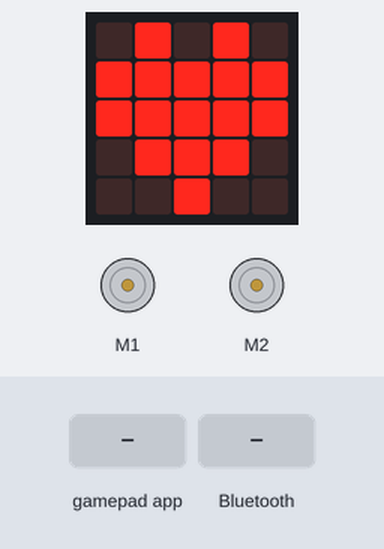
Recording of a program running on a simulated BBC micro:bit (MakeCode). On the bench: the board's 5×5 LED display, 2 × DC motor (green arrow = forward, orange = backward, longer = faster). The inputs (shaded band) are chosen by the test bench.

Above: at 1.8 s.
1.9 s: gamepad app sends A_DOWN
At 3.1 s:
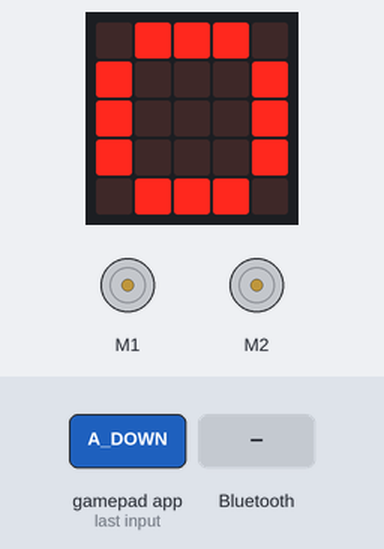
3.8 s: gamepad app sends 1_DOWN
At 4.2 s:
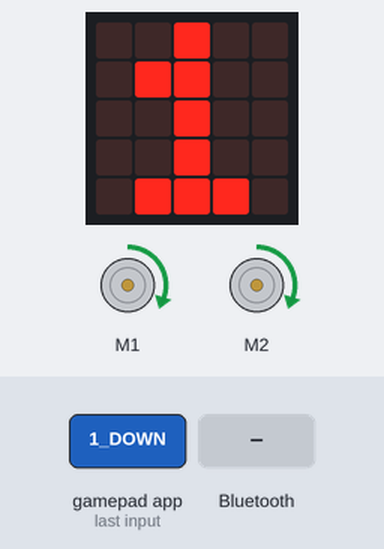
5.3 s: gamepad app sends 3_DOWN
At 6.8 s:
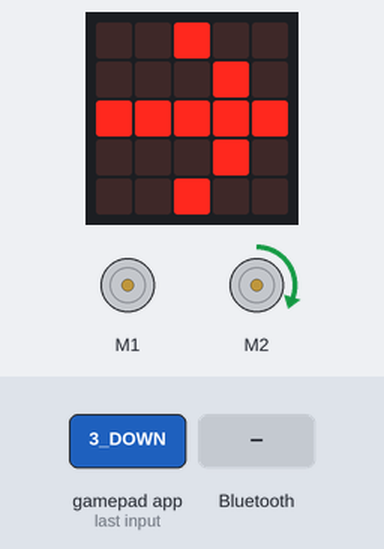
7.2 s: a phone connects over Bluetooth
At 8.0 s:
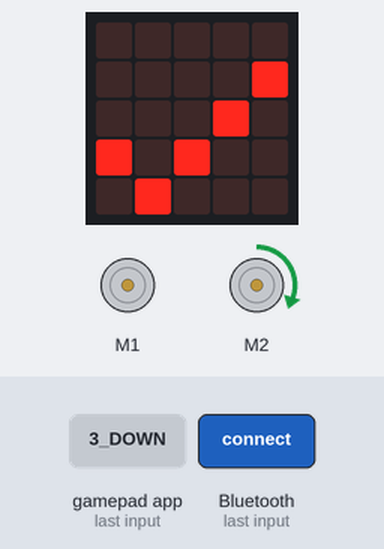
8.7 s: a phone disconnects over Bluetooth
At 9.1 s:
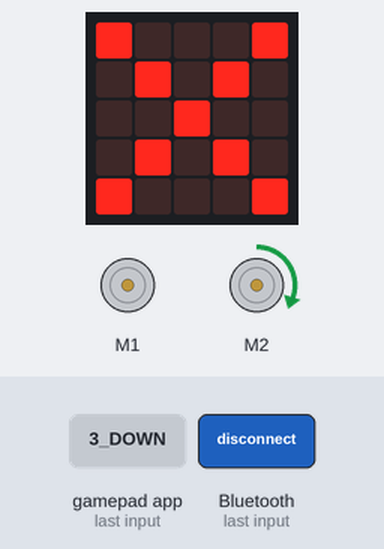
10.2 s: gamepad app sends 4_DOWN
At 10.4 s:
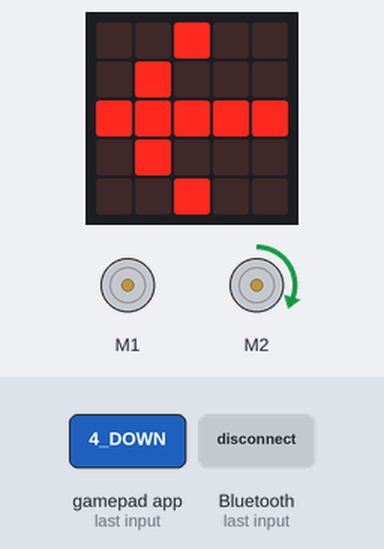
Timing chart, 0 to 13.1 s (numbered marks = the images above; inputs shaded):
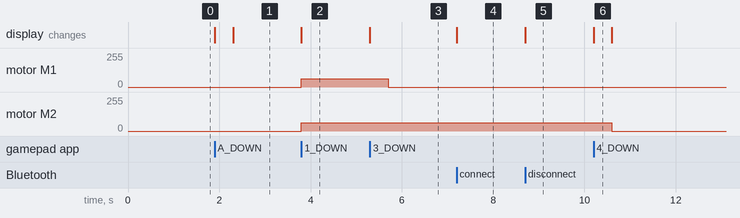

Measured:
- after the input at 1.9 s, the display: first changes at once (image 1 shows a later state)
- after the input at 3.8 s, motor M1, motor M2: stopped → forward 63/255 at once; the display: changes at once (image 2)
- after the input at 5.3 s, motor M1: forward 63/255 → stopped after 0.40 s; the display: changes at once (image 3)
- after the input at 7.2 s, the display: changes at once (image 4)
- after the input at 8.7 s, the display: changes at once (image 5)
- after the input at 10.2 s, motor M2: forward 63/255 → stopped after 0.40 s; the display: changes at once (image 6)
- what the display in image 6 shows lasts 0.4 s, from 10.2 s to 10.6 s

The program:

main.ts
```typescript
bluetooth.onBluetoothConnected(function () {
    basic.showIcon(IconNames.Yes)
})
bluetooth.onBluetoothDisconnected(function () {
    basic.showIcon(IconNames.No)
})
control.onEvent(EventBusSource.MES_DPAD_CONTROLLER_ID, EventBusValue.MICROBIT_EVT_ANY, function () {
    if (control.eventValue() == KLAW_A_NACISNIETY || control.eventValue() == KLAW_A_PUSZCZONY) {
        maqueen.motorStop(maqueen.Motors.All)
        kierunek = STOP
        predkosc = STOP
        predkosc_lewy = STOP
        predkosc_prawy = STOP
        basic.showLeds(`
            . # # # .
            # . . . #
            # # # # #
            # . . . #
            . # # # .
            `)
    } else if (control.eventValue() == KLAW_PRZOD_NACISNIETY) {
        if (kierunek == KIER_PRZOD) {
            if (predkosc < PREDKOSC_MAX) {
                predkosc += PREDKOSC_ZMIANA
            }
        } else if (kierunek == KIER_TYL) {
            if (predkosc > PREDKOSC_MIN) {
                predkosc += PREDKOSC_ZMIANA * -1
            } else {
                kierunek = STOP
                predkosc = 0
            }
        } else {
            kierunek = KIER_PRZOD
            predkosc = PREDKOSC_MIN
        }
        predkosc_lewy = predkosc
        predkosc_prawy = predkosc
    } else if (control.eventValue() == KLAW_TYL_NACISNIETY) {
        if (kierunek == KIER_TYL) {
            if (predkosc < PREDKOSC_MAX) {
                predkosc += PREDKOSC_ZMIANA
            }
        } else if (kierunek == KIER_PRZOD) {
            if (predkosc > PREDKOSC_MIN) {
                predkosc += PREDKOSC_ZMIANA * -1
            } else {
                kierunek = STOP
                predkosc = STOP
            }
        } else {
            kierunek = KIER_TYL
            predkosc = PREDKOSC_MIN
        }
        predkosc_lewy = predkosc
        predkosc_prawy = predkosc
    } else if (control.eventValue() == KLAW_LEWO_NACISNIETY) {
        if (kierunek == KIER_PRZOD) {
            predkosc_lewy = STOP
        } else if (kierunek == KIER_TYL) {
            predkosc_prawy = STOP
        } else {
            predkosc_prawy = PREDKOSC_MIN
        }
        basic.showLeds(`
            . . # . .
            . . . # .
            # # # # #
            . . . # .
            . . # . .
            `)
    } else if (control.eventValue() == KLAWISZ_PRAWO_NACISNIETY) {
        if (kierunek == KIER_PRZOD) {
            predkosc_prawy = STOP
        } else if (kierunek == KIER_TYL) {
            predkosc_lewy = STOP
        } else {
            predkosc_lewy = PREDKOSC_MIN
        }
        basic.showLeds(`
            . . # . .
            . # . . .
            # # # # #
            . # . . .
            . . # . .
            `)
    } else if (control.eventValue() == KLAW_LEWO_PUSZCZONY || control.eventValue() == KAWISZ_PRAWO_PUSZCZONY) {
        predkosc_lewy = predkosc
        predkosc_prawy = predkosc
    }
    if (kierunek == KIER_PRZOD) {
        maqueen.motorRun(maqueen.Motors.M1, maqueen.Dir.CW, predkosc_lewy)
        maqueen.motorRun(maqueen.Motors.M2, maqueen.Dir.CW, predkosc_prawy)
        if (predkosc_lewy == predkosc_prawy) {
            basic.showNumber((predkosc + 1) / PREDKOSC_ZMIANA)
        }
    } else if (kierunek == KIER_TYL) {
        maqueen.motorRun(maqueen.Motors.M1, maqueen.Dir.CCW, predkosc_lewy)
        maqueen.motorRun(maqueen.Motors.M2, maqueen.Dir.CCW, predkosc_prawy)
        if (predkosc_lewy == predkosc_prawy) {
            basic.showNumber((predkosc + 1) / PREDKOSC_ZMIANA)
        }
    } else {
        if (predkosc_lewy > STOP) {
            maqueen.motorRun(maqueen.Motors.M1, maqueen.Dir.CW, predkosc_lewy)
            maqueen.motorRun(maqueen.Motors.M2, maqueen.Dir.CCW, predkosc_lewy)
        } else if (predkosc_prawy > STOP) {
            maqueen.motorRun(maqueen.Motors.M2, maqueen.Dir.CW, predkosc_prawy)
            maqueen.motorRun(maqueen.Motors.M1, maqueen.Dir.CCW, predkosc_prawy)
        } else {
            maqueen.motorStop(maqueen.Motors.All)
            basic.showLeds(`
                . # # # .
                # . . . #
                # . . . #
                # . . . #
                . # # # .
                `)
        }
    }
})
let kierunek = 0
let predkosc_prawy = 0
let predkosc_lewy = 0
let predkosc = 0
let PREDKOSC_ZMIANA = 0
let PREDKOSC_MAX = 0
let PREDKOSC_MIN = 0
let KIER_TYL = 0
let KIER_PRZOD = 0
let STOP = 0
let KAWISZ_PRAWO_PUSZCZONY = 0
let KLAWISZ_PRAWO_NACISNIETY = 0
let KLAW_LEWO_PUSZCZONY = 0
let KLAW_LEWO_NACISNIETY = 0
let KLAW_TYL_NACISNIETY = 0
let KLAW_PRZOD_NACISNIETY = 0
let KLAW_A_PUSZCZONY = 0
let KLAW_A_NACISNIETY = 0
KLAW_A_NACISNIETY = 1
KLAW_A_PUSZCZONY = 2
KLAW_PRZOD_NACISNIETY = 9
let KLAW_PRZOD_PUSZCZONY = 10
KLAW_TYL_NACISNIETY = 11
let KLAW_TYL_PUSZCZONY = 12
KLAW_LEWO_NACISNIETY = 13
KLAW_LEWO_PUSZCZONY = 14
KLAWISZ_PRAWO_NACISNIETY = 15
KAWISZ_PRAWO_PUSZCZONY = 16
bluetooth.startUartService()
STOP = 0
KIER_PRZOD = 1
KIER_TYL = -1
PREDKOSC_MIN = 63
PREDKOSC_MAX = 255
PREDKOSC_ZMIANA = 64
basic.showIcon(IconNames.Heart)
predkosc = 0
predkosc_lewy = 0
predkosc_prawy = 0
kierunek = 0
basic.forever(function () {

})
```

test.ts
```typescript
// tu są testy; nie będzie to kompilowane, gdy ten pakiet będzie używany jako rozszerzenie.
```
